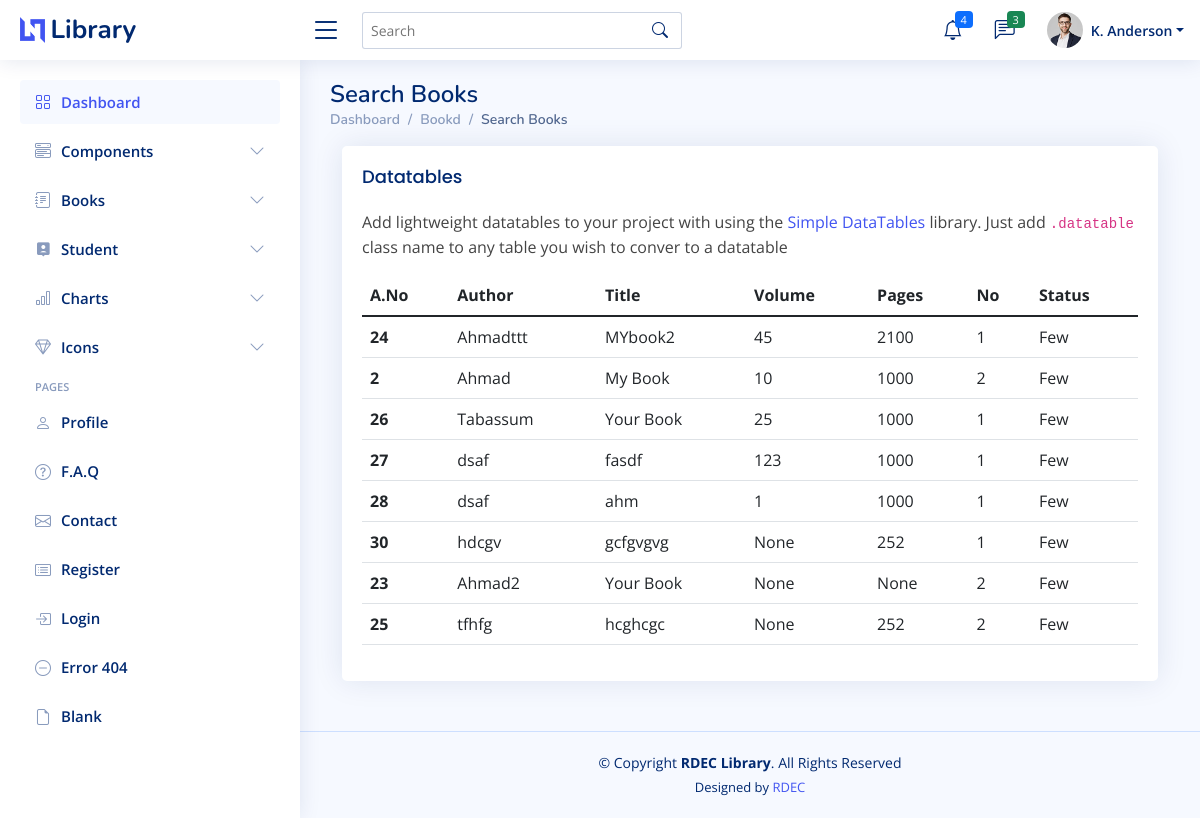
Screenshot of /clgsite/opac/all/ with the database file from the repository.
### dashboard/models.py (models this page shows)
class AddBook(models.Model):
    Date = models.DateField(auto_now_add=True)
    Accession_Number = models.AutoField(primary_key=True)
    Author = models.CharField(max_length=400)
    Title = models.CharField(max_length=500)
    Volume = models.IntegerField(blank=True,null=True)
    Place = models.CharField(max_length=500)
    Publisher = models.CharField(max_length=400)
    Year_Of_Publication = models.IntegerField(blank=True,null=True)
    Source = models.CharField(max_length=400,blank=True,null=True)
    Pages = models.IntegerField(blank=True,null=True)
    Book_Number = models.IntegerField()
    Bill_Number = models.IntegerField(blank=True,null=True)
    Bill_Date = models.DateField(blank=True,null=True)
    Withdrawn_Date = models.DateField(blank=True,null=True)
    Remark = models.CharField(max_length=1000,blank=True,null=True)
    class_No = models.IntegerField(blank=True,null=True)
    Category=models.CharField(max_length=100,default=" ")

### dashboard/views.py (the view)
# urls.py: path('opac/all/',views.showbook,name="OPAC"),
def showbook(request):
    books=AddBook.objects.all().order_by('Date')
    recentbook=[]
    for book in books:
        lstofcount=[]
        count=countbook(book.Author,book.Title)
        lstofcount.append(count)
        lstofcount.append(book)
        if(count==0):
            status="Not Available"
        elif(count >0 and count<4):
            status="Few"
        else:
            status="Available"
        lstofcount.append(status)
        recentbook.append(lstofcount)
    lstofpop=[]
    for i in range(len(recentbook)):
        for j in range(len(recentbook)):
            if i!=j:
                if j not in lstofpop:
                    if recentbook[i][1].Author==recentbook[j][1].Author and recentbook[i][1].Title==recentbook[j][1].Title:
                        lstofpop.append(i)
    newlst=[]
    for i in range(len(recentbook)):
        if i not in lstofpop:
            newlst.append(recentbook[i])
    return render(request,"tables-data.html",{"books":newlst})

### dashboard/views.py (called while the page is built)
def countbook(author,title):
    count = len(AddBook.objects.all().filter(Title=title,Author=author))
    return count

### templates/tables-data.html (shortened to what this page needs)
{% extends "dashboardbase.html" %}
{% block css %}
  <link href="/static/css/assets/css/style.css" rel="stylesheet">
{% endblock css %}
{% block main %}
<main id="main" class="main">
    <div class="pagetitle">
      <h1>Search Books</h1>
      <nav>
        <ol class="breadcrumb">
          <li class="breadcrumb-item"><a href="index.html">Dashboard</a></li>
          <li class="breadcrumb-item">Bookd</li>
          <li class="breadcrumb-item active">Search Books</li>
        </ol>
      </nav>
    </div>
    <section class="section container-fluid">
      <div class="row">
        <div class="col-lg-12">
          <div class="card " style="width: fit-content;">
            <div class="card-body">
              <h5 class="card-title">Datatables</h5>
              <p>Add lightweight datatables to your project with using the <a href="https://github.com/fiduswriter/Simple-DataTables" target="_blank">Simple DataTables</a> library. Just add <code>.datatable</code> class name to any table you wish to conver to a datatable</p>
              <table class="table datatable" >
                <thead>
                  <tr>
                    <th scope="col">A.No</th>
                    <th scope="col-6">Author</th>
                    <th scope="col">Title</th>
                    <th scope="col">Volume</th>
                    <th scope="col">Pages</th>
                    <th scope="col">No</th>
                    <th scope="col">Status</th>
                  </tr>
                </thead>
                <tbody>
                  {% for book in books %}
                  <tr>
                    <th scope="row">{{book.1.Accession_Number}}</th>
                    <td>{{book.1.Author}}</td>
                    <td>{{book.1.Title}}</td>
                    <td>{{book.1.Volume}}</td>
                    <td>{{book.1.Pages}}</td>
                    <td>{{book.0}}</td>
                    <td>{{book.2}}</td>
                  </tr>
                  {% endfor %}
                </tbody>
              </table>
            </div>
          </div>
        </div>
      </div>
    </section>
  </main>
{% endblock main %}

### templates/dashboardbase.html (shortened to what this page needs)
<!DOCTYPE html>
<html lang="en">
<head>
  <link href="/static/css/assets/vendor/bootstrap/css/bootstrap.min.css" rel="stylesheet" type="text/css" >
  <link href="/static/css/assets/vendor/bootstrap-icons/bootstrap-icons.css" rel="stylesheet" type="text/css"  >
  <link href="/static/css/assets/vendor/boxicons/css/boxicons.min.css" rel="stylesheet"type="text/css" >
  <link href="/static/css/assets/vendor/quill/quill.snow.css" rel="stylesheet"type="text/css" >
  <link href="/static/css/assets/vendor/quill/quill.bubble.css" rel="stylesheet"type="text/css">
  <link href="/static/css/assets/vendor/remixicon/remixicon.css" rel="stylesheet"type="text/css" >
  <link href="/static/css/assets/vendor/simple-datatables/style.css" rel="stylesheet" type="text/css" >
  {% block css %}{% endblock css %}
</head>
<body>
  <header id="header" class="header fixed-top d-flex align-items-center">
    <div class="d-flex align-items-center justify-content-between">
      <a href="/clgsite/" class="logo d-flex align-items-center">
        <img src="/static/css/assets/img/logo.png" alt="">
        <span class="d-none d-lg-block">Library</span>
      </a>
      <i class="bi bi-list toggle-sidebar-btn"></i>
    </div>
    <div class="search-bar">
      <form class="search-form d-flex align-items-center" method="POST" action="#">
        <input type="text" name="query" placeholder="Search" title="Enter search keyword">
        <button type="submit" title="Search"><i class="bi bi-search"></i></button>
      </form>
    </div>
    <nav class="header-nav ms-auto">
      <ul class="d-flex align-items-center">
        <li class="nav-item dropdown">
          <a class="nav-link nav-icon" href="#" data-bs-toggle="dropdown">
            <i class="bi bi-bell"></i>
            <span class="badge bg-primary badge-number">4</span>
          </a>
        </li>
        <li class="nav-item dropdown">
          <a class="nav-link nav-icon" href="#" data-bs-toggle="dropdown">
            <i class="bi bi-chat-left-text"></i>
            <span class="badge bg-success badge-number">3</span>
          </a>
        </li>
        <li class="nav-item dropdown pe-3">
          <a class="nav-link nav-profile d-flex align-items-center pe-0" href="#" data-bs-toggle="dropdown">
            <img src="/static/css/assets/img/profile-img.jpg" alt="Profile" class="rounded-circle">
            <span class="d-none d-md-block dropdown-toggle ps-2">K. Anderson</span>
          </a>
        </li>
      </ul>
    </nav>
  </header>
  <aside id="sidebar" class="sidebar">
    <ul class="sidebar-nav" id="sidebar-nav">
      <li class="nav-item">
        <a class="nav-link " href="/clgsite/">
          <i class="bi bi-grid"></i>
          <span>Dashboard</span>
        </a>
      </li>
      <li class="nav-item">
        <a class="nav-link collapsed" data-bs-target="#components-nav" data-bs-toggle="collapse" href="#">
          <i class="bi bi-menu-button-wide"></i><span>Components</span><i class="bi bi-chevron-down ms-auto"></i>
        </a>
      </li>
      <li class="nav-item">
        <a class="nav-link collapsed" data-bs-target="#forms-nav" data-bs-toggle="collapse" href="#">
          <i class="bi bi-journal-text"></i><span>Books</span><i class="bi bi-chevron-down ms-auto"></i>
        </a>
      </li>
      <li class="nav-item">
        <a class="nav-link collapsed" data-bs-target="#tables-nav" data-bs-toggle="collapse" href="#">
          <i class="ri-account-pin-box-fill"></i><span>Student</span><i class="bi bi-chevron-down ms-auto"></i>
        </a>
      </li>
      <li class="nav-item">
        <a class="nav-link collapsed" data-bs-target="#charts-nav" data-bs-toggle="collapse" href="#">
          <i class="bi bi-bar-chart"></i><span>Charts</span><i class="bi bi-chevron-down ms-auto"></i>
        </a>
      </li>
      <li class="nav-item">
        <a class="nav-link collapsed" data-bs-target="#icons-nav" data-bs-toggle="collapse" href="#">
          <i class="bi bi-gem"></i><span>Icons</span><i class="bi bi-chevron-down ms-auto"></i>
        </a>
      </li>
      <li class="nav-heading">Pages</li>
      <li class="nav-item">
        <a class="nav-link collapsed" href="users-profile.html">
          <i class="bi bi-person"></i>
          <span>Profile</span>
        </a>
      </li>
      <li class="nav-item">
        <a class="nav-link collapsed" href="pages-faq.html">
          <i class="bi bi-question-circle"></i>
          <span>F.A.Q</span>
        </a>
      </li>
      <li class="nav-item">
        <a class="nav-link collapsed" href="pages-contact.html">
          <i class="bi bi-envelope"></i>
          <span>Contact</span>
        </a>
      </li>
      <li class="nav-item">
        <a class="nav-link collapsed" href="pages-register.html">
          <i class="bi bi-card-list"></i>
          <span>Register</span>
        </a>
      </li>
      <li class="nav-item">
        <a class="nav-link collapsed" href="pages-login.html">
          <i class="bi bi-box-arrow-in-right"></i>
          <span>Login</span>
        </a>
      </li>
      <li class="nav-item">
        <a class="nav-link collapsed" href="pages-error-404.html">
          <i class="bi bi-dash-circle"></i>
          <span>Error 404</span>
        </a>
      </li>
      <li class="nav-item">
        <a class="nav-link collapsed" href="pages-blank.html">
          <i class="bi bi-file-earmark"></i>
          <span>Blank</span>
        </a>
      </li>
    </ul>
  </aside>
  {% block main %}{% endblock main %}
  <footer id="footer" class="footer">
    <div class="copyright">
      &copy; Copyright <strong><span>RDEC Library</span></strong>. All Rights Reserved
    </div>
    <div class="credits">
      Designed by <a href="https://bootstrapmade.com/">RDEC</a>
    </div>
  </footer>
</body>
</html>

### static/css/assets/css/style.css (style rules this page uses)
:root { scroll-behavior: smooth; }
body { font-family: "Open Sans", sans-serif; background: #f6f9ff; color: #444444; }
a { color: #4154f1; text-decoration: none; }
h1, h2, h3, h4, h5, h6 { font-family: "Nunito", sans-serif; }
#main { margin-top: 60px; padding: 20px 30px; transition: all 0.3s; }
.pagetitle { margin-bottom: 10px; }
.pagetitle h1 { font-size: 24px; margin-bottom: 0; font-weight: 600; color: #012970; }
.card { margin-bottom: 30px; border: none; border-radius: 5px; box-shadow: 0px 0 30px rgba(1, 41, 112, 0.1); }
.card-title { padding: 20px 0 15px 0; font-size: 18px; font-weight: 500; color: #012970; font-family: "Poppins", sans-serif; }
.card-body { padding: 0 20px 20px 20px; }
.breadcrumb { font-size: 14px; font-family: "Nunito", sans-serif; color: #899bbd; font-weight: 600; }
.breadcrumb a { color: #899bbd; transition: 0.3s; }
.breadcrumb .breadcrumb-item::before { color: #899bbd; }
.breadcrumb .active { color: #51678f; font-weight: 600; }
.logo { line-height: 1; }
@media (min-width: 1200px) { .logo { width: 280px; } }
.logo img { max-height: 26px; margin-right: 6px; }
.logo span { font-size: 26px; font-weight: 700; color: #012970; font-family: "Nunito", sans-serif; }
.header { transition: all 0.5s; z-index: 997; height: 60px; box-shadow: 0px 2px 20px rgba(1, 41, 112, 0.1); background-color: #fff; padding-left: 20px; }
.header .toggle-sidebar-btn { font-size: 32px; padding-left: 10px; cursor: pointer; color: #012970; }
.header .search-bar { min-width: 360px; padding: 0 20px; }
.header .search-form { width: 100%; }
.header .search-form input { border: 0; font-size: 14px; color: #012970; border: 1px solid rgba(1, 41, 112, 0.2); padding: 7px 38px 7px 8px; border-radius: 3px; transition: 0.3s; width: 100%; }
.header .search-form button { border: 0; padding: 0; margin-left: -30px; background: none; }
.header .search-form button i { color: #012970; }
.header-nav ul { list-style: none; }
.header-nav > ul { margin: 0; padding: 0; }
.header-nav .nav-icon { font-size: 20px; color: #012970; }
.header-nav .nav-profile { color: #012970; }
.header-nav .nav-profile img { max-height: 36px; }
.header-nav .nav-profile span { font-size: 14px; font-weight: 600; }
.header-nav .badge-number { position: absolute; inset: 4px 6px auto auto; font-weight: normal; font-size: 11px; padding: 3px 6px; }
.sidebar { position: fixed; top: 60px; left: 0; bottom: 0; width: 300px; z-index: 996; transition: all 0.3s; padding: 20px; overflow-y: auto; scrollbar-width: thin; scrollbar-color: #aab7cf transparent; box-shadow: 0px 0px 20px rgba(1, 41, 112, 0.1); background-color: #fff; }
@media (min-width: 1200px) { #main, #footer { margin-left: 300px; } }
.sidebar-nav { padding: 0; margin: 0; list-style: none; }
.sidebar-nav li { padding: 0; margin: 0; list-style: none; }
.sidebar-nav .nav-item { margin-bottom: 5px; }
.sidebar-nav .nav-heading { font-size: 11px; text-transform: uppercase; color: #899bbd; font-weight: 600; margin: 10px 0 5px 15px; }
.sidebar-nav .nav-link { display: flex; align-items: center; font-size: 15px; font-weight: 600; color: #4154f1; transition: 0.3; background: #f6f9ff; padding: 10px 15px; border-radius: 4px; }
.sidebar-nav .nav-link i { font-size: 16px; margin-right: 10px; color: #4154f1; }
.sidebar-nav .nav-link.collapsed { color: #012970; background: #fff; }
.sidebar-nav .nav-link.collapsed i { color: #899bbd; }
.sidebar-nav .nav-link .bi-chevron-down { margin-right: 0; transition: transform 0.2s ease-in-out; }
.footer { padding: 20px 0; font-size: 14px; transition: all 0.3s; border-top: 1px solid #cddfff; }
.footer .copyright { text-align: center; color: #012970; }
.footer .credits { padding-top: 5px; text-align: center; font-size: 13px; color: #012970; }

### rows the page displays
AddBook: Accession_Number "24", Author "Ahmadttt", Title "MYbook2", Volume "45", Pages "2100", book "1", book "Few"
AddBook: Accession_Number "2", Author "Ahmad", Title "My Book", Volume "10", Pages "1000", book "Few"
AddBook: Accession_Number "26", Author "Tabassum", Title "Your Book", Volume "25", Pages "1000", book "1", book "Few"
AddBook: Accession_Number "27", Author "dsaf", Title "fasdf", Volume "123", Pages "1000", book "1", book "Few"
AddBook: Accession_Number "28", Author "dsaf", Title "ahm", Volume "1", Pages "1000", book "Few"
AddBook: Accession_Number "30", Author "hdcgv", Title "gcfgvgvg", Volume "None", Pages "252", book "1", book "Few"
AddBook: Accession_Number "23", Author "Ahmad2", Title "Your Book", Volume "None", Pages "None", book "2", book "Few"
AddBook: Accession_Number "25", Author "tfhfg", Title "hcghcgc", Volume "None", Pages "252", book "2", book "Few"
